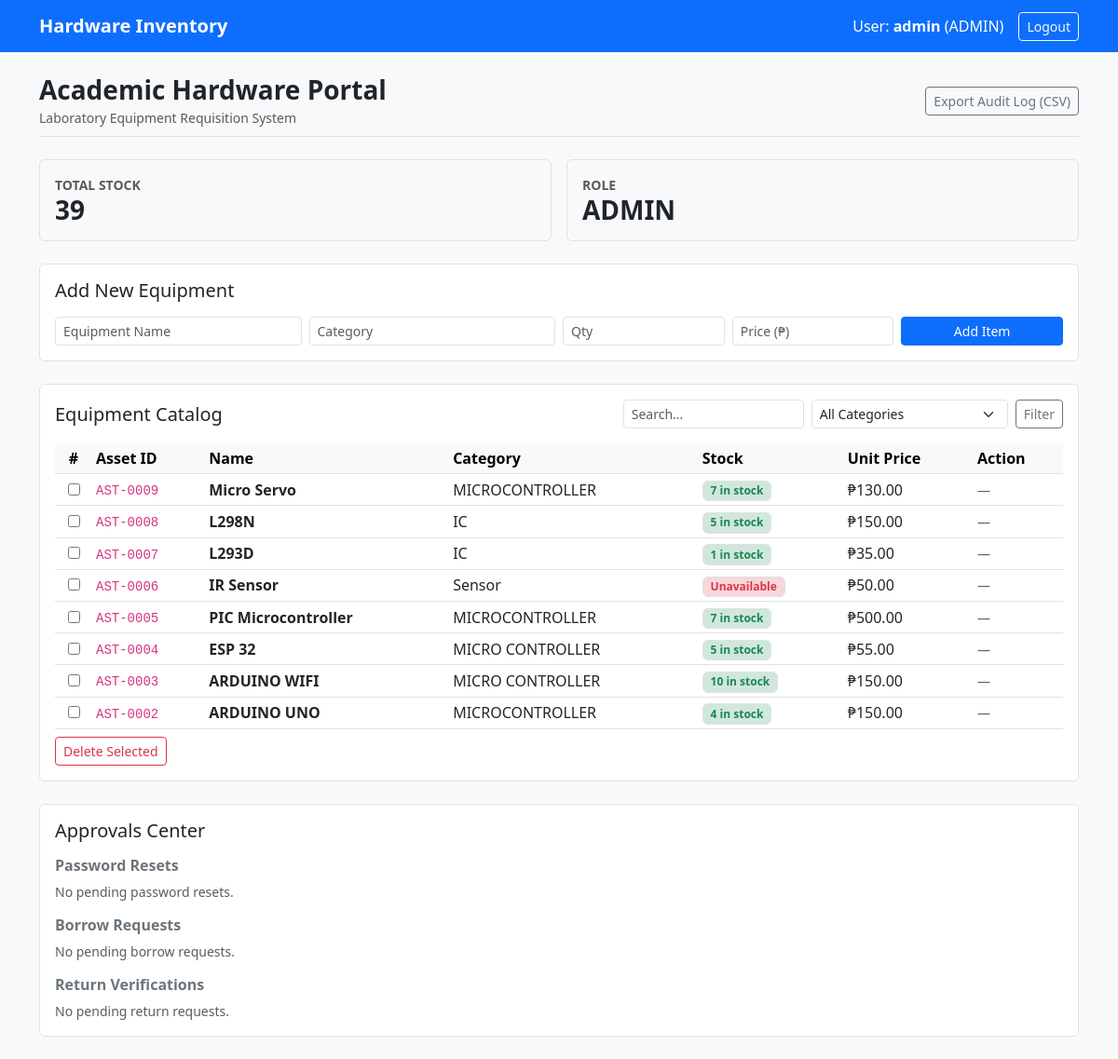
The app's page /dashboard (signed in) with its own data.
### tables this page shows
CREATE TABLE hardware (
                    item_id INTEGER PRIMARY KEY AUTOINCREMENT,
                    item_name TEXT UNIQUE NOT NULL,
                    category TEXT NOT NULL,
                    quantity INTEGER NOT NULL,
                    unit_price REAL NOT NULL,
                    status TEXT NOT NULL
                );

### app.py (the view)
    def wrapped(*args, **kwargs):
        if 'username' not in session:
            flash("Please log in first to access this page.", "warning")
            return redirect(url_for('login'))
        return f(*args, **kwargs)

### LaboratorySystem_Web_Lab1.py (called while the page is built)
    @classmethod
    def get_categories(cls):
        try:
            with sqlite3.connect(cls.db_name) as conn:
                cursor = conn.cursor()
                cursor.execute(
                    "SELECT DISTINCT category FROM hardware ORDER BY category"
                )
                return [row[0] for row in cursor.fetchall()]
        except sqlite3.Error:
            return []

    @classmethod
    def get_total_stocks(cls):
        try:
            with sqlite3.connect(cls.db_name) as conn:
                cursor = conn.cursor()
                cursor.execute("SELECT COALESCE(SUM(quantity), 0) FROM hardware")
                return cursor.fetchone()[0]
        except sqlite3.Error:
            return 0

    @classmethod
    def fetch_pending_resets(cls):
        try:
            with sqlite3.connect(cls.db_name) as conn:
                cursor = conn.cursor()
                cursor.execute(
                    "SELECT request_id, username, email, timestamp "
                    "FROM reset_requests WHERE status = 'PENDING' "
                    "ORDER BY request_id DESC"
                )
                return cursor.fetchall()
        except sqlite3.Error:
            return []

    @classmethod
    def fetch_pending_borrows(cls):
        return InventoryController.fetch_borrows(status="PENDING_BORROW")

    @classmethod
    def fetch_pending_returns(cls):
        return InventoryController.fetch_borrows(status="RETURN_PENDING")

### app.py (called while the page is built)
def login_required(f):
    def wrapped(*args, **kwargs):
        if 'username' not in session:
            flash("Please log in first to access this page.", "warning")
            return redirect(url_for('login'))
        return f(*args, **kwargs)
    wrapped.__name__ = f.__name__
    return wrapped

### templates/dashboard.html (shortened to what this page needs)
{% extends "base.html" %}
{% block content %}
<div class="d-flex justify-content-between align-items-center mb-4 pb-2 border-bottom">
    <div>
        <h3 class="mb-0 fw-bold">Academic Hardware Portal</h3>
        <small class="text-muted">Laboratory Equipment Requisition System</small>
    </div>
    {% if session.role == 'ADMIN' %}
    <a href="{{ url_for('export_csv') }}" class="btn btn-outline-secondary btn-sm">
        Export Audit Log (CSV)
    </a>
    {% endif %}
</div>
<div class="row g-3 mb-4">
    <div class="col-6">
        <div class="p-3 border rounded bg-light">
            <div class="text-muted small text-uppercase fw-semibold">Total Stock</div>
            <div class="h3 mb-0 fw-bold">{{ total_stocks }}</div>
        </div>
    </div>
    <div class="col-6">
        <div class="p-3 border rounded bg-light">
            <div class="text-muted small text-uppercase fw-semibold">Role</div>
            <div class="h3 mb-0 fw-bold">{{ session.role }}</div>
        </div>
    </div>
</div>
{% if session.role == 'ADMIN' %}
<div class="card p-3 mb-4 border">
    <h5 class="card-title mb-3">Add New Equipment</h5>
    <form action="{{ url_for('add_item') }}" method="POST" class="row g-2">
        <div class="col-md-3">
            <input type="text" name="item_name" class="form-control form-control-sm" placeholder="Equipment Name" required>
        </div>
        <div class="col-md-3">
            <input type="text" name="category" class="form-control form-control-sm" placeholder="Category" required>
        </div>
        <div class="col-md-2">
            <input type="number" name="quantity" class="form-control form-control-sm" placeholder="Qty" min="0" required>
        </div>
        <div class="col-md-2">
            <input type="number" step="0.01" name="unit_price" class="form-control form-control-sm" placeholder="Price (₱)" min="0" required>
        </div>
        <div class="col-md-2">
            <button type="submit" class="btn btn-primary btn-sm w-100">Add Item</button>
        </div>
    </form>
</div>
{% endif %}
<div class="card p-3 mb-4 border">
    <div class="d-flex justify-content-between align-items-center mb-3">
        <h5 class="mb-0">Equipment Catalog</h5>
        <form method="GET" action="{{ url_for('dashboard') }}" class="d-flex gap-2">
            <input type="text" name="search" class="form-control form-control-sm" placeholder="Search..." value="{{ search }}">
            <select name="category" class="form-select form-select-sm">
                <option value="ALL">All Categories</option>
            </select>
            <button type="submit" class="btn btn-sm btn-outline-secondary">Filter</button>
        </form>
    </div>
    {% if session.role == 'ADMIN' %}
    <form action="{{ url_for('delete_items') }}" method="POST">
    {% endif %}
        <div class="table-responsive">
            <table class="table table-hover table-sm align-middle mb-0">
                <thead class="table-light">
                    <tr>
                        {% if session.role == 'ADMIN' %}
                        <th class="text-center" style="width: 40px;">#</th>
                        {% endif %}
                        <th>Asset ID</th>
                        <th>Name</th>
                        <th>Category</th>
                        <th>Stock</th>
                        <th>Unit Price</th>
                        <th>Action</th>
                    </tr>
                </thead>
                <tbody>
                    {% for item in items %}
                    <tr>
                        {% if session.role == 'ADMIN' %}
                        <td class="text-center">
                            <input type="checkbox" name="selected_items" value="{{ item[0] }}">
                        </td>
                        {% endif %}
                        <td><code>AST-{{ "%04d"|format(item[0]) }}</code></td>
                        <td><strong>{{ item[1] }}</strong></td>
                        <td>{{ item[2] }}</td>
                        <td>
                            {% if item[3] > 0 %}
                                <span class="badge bg-success-subtle text-success border">{{ item[3] }} in stock</span>
                            {% else %}
                                <span class="badge bg-danger-subtle text-danger border">Unavailable</span>
                            {% endif %}
                        </td>
                        <td>₱{{ "%.2f"|format(item[4]) }}</td>
                        <td>
                            {% if session.role != 'ADMIN' %}
                            <form action="{{ url_for('borrow_item') }}" method="POST" class="d-flex gap-1 align-items-center">
                                <input type="hidden" name="item_id" value="{{ item[0] }}">
                                <input type="text" name="student_number" class="form-control form-control-sm" placeholder="Student No." value="{{ session.get('student_number', '') }}" required style="max-width: 120px;">
                                <input type="number" name="quantity" value="1" min="1" max="{{ item[3] }}" class="form-control form-control-sm" style="width: 55px;">
                                <button type="submit" class="btn btn-sm btn-primary" {% if item[3] < 1 %}disabled{% endif %}>Borrow</button>
                            </form>
                            {% else %}
                            <span class="text-muted small">—</span>
                            {% endif %}
                        </td>
                    </tr>
                    {% endfor %}
                </tbody>
            </table>
        </div>
        {% if session.role == 'ADMIN' %}
        <div class="mt-2">
            <button type="submit" class="btn btn-outline-danger btn-sm" onclick="return confirm('Delete selected items?')">
                Delete Selected
            </button>
        </div>
    </form>
    {% endif %}
</div>
{% if session.role == 'ADMIN' %}
<div class="card p-3 mb-4 border">
    <h5 class="mb-3">Approvals Center</h5>
    <h6 class="fw-bold mb-2 text-secondary">Password Resets</h6>
    {% if pending_resets %}
    <form action="{{ url_for('process_resets') }}" method="POST" class="mb-4">
        <div class="table-responsive mb-2">
            <table class="table table-sm align-middle mb-0">
                <thead class="table-light">
                    <tr>
                        <th class="text-center" style="width: 40px;">#</th>
                        <th>Req ID</th>
                        <th>Username</th>
                        <th>Email</th>
                        <th>Timestamp</th>
                    </tr>
                </thead>
                <tbody>
                    {% for reset in pending_resets %}
                    <tr>
                        <td class="text-center">
                            <input type="checkbox" name="selected_resets" value="{{ reset[0] }}">
                        </td>
                        <td><code>RST-{{ reset[0] }}</code></td>
                        <td><strong>{{ reset[1] }}</strong></td>
                        <td>{{ reset[2] }}</td>
                        <td><small class="text-muted">{{ reset[3] }}</small></td>
                    </tr>
                    {% endfor %}
                </tbody>
            </table>
        </div>
        <button type="submit" name="action" value="approve" class="btn btn-sm btn-success">Approve Selected</button>
        <button type="submit" name="action" value="reject" class="btn btn-sm btn-outline-danger">Reject Selected</button>
    </form>
    {% else %}
    <p class="text-muted small mb-3">No pending password resets.</p>
    {% endif %}
    <h6 class="fw-bold mb-2 text-secondary">Borrow Requests</h6>
    {% if pending_borrows %}
    <div class="table-responsive mb-4">
        <table class="table table-sm align-middle mb-0">
            <thead class="table-light">
                <tr>
                    <th>Log ID</th>
                    <th>User</th>
                    <th>Student No.</th>
                    <th>Item</th>
                    <th>Qty</th>
                    <th>Date</th>
                    <th>Action</th>
                </tr>
            </thead>
            <tbody>
                {% for loan in pending_borrows %}
                <tr>
                    <td><code>#{{ loan[0] }}</code></td>
                    <td><strong>{{ loan[1] }}</strong></td>
                    <td>{{ loan[2] }}</td>
                    <td>{{ loan[4] }}</td>
                    <td>{{ loan[5] }}</td>
                    <td><small class="text-muted">{{ loan[6] }}</small></td>
                    <td>
                        <a href="{{ url_for('approve_borrow', log_id=loan[0]) }}" class="btn btn-sm btn-success">Approve</a>
                        <a href="{{ url_for('reject_borrow', log_id=loan[0]) }}" class="btn btn-sm btn-outline-danger">Reject</a>
                    </td>
                </tr>
                {% endfor %}
            </tbody>
        </table>
    </div>
    {% else %}
    <p class="text-muted small mb-3">No pending borrow requests.</p>
    {% endif %}
    <h6 class="fw-bold mb-2 text-secondary">Return Verifications</h6>
    {% if pending_returns %}
    <div class="table-responsive">
        <table class="table table-sm align-middle mb-0">
            <thead class="table-light">
                <tr>
                    <th>Log ID</th>
                    <th>User</th>
                    <th>Student No.</th>
                    <th>Item</th>
                    <th>Qty</th>
                    <th>Action</th>
                </tr>
            </thead>
            <tbody>
                {% for ret in pending_returns %}
                <tr>
                    <td><code>#{{ ret[0] }}</code></td>
                    <td><strong>{{ ret[1] }}</strong></td>
                    <td>{{ ret[2] }}</td>
                    <td>{{ ret[4] }}</td>
                    <td>{{ ret[5] }}</td>
                    <td>
                        <a href="{{ url_for('approve_return', log_id=ret[0]) }}" class="btn btn-sm btn-success">Verify Return</a>
                        <a href="{{ url_for('reject_return', log_id=ret[0]) }}" class="btn btn-sm btn-outline-danger">Reject</a>
                    </td>
                </tr>
                {% endfor %}
            </tbody>
        </table>
    </div>
    {% else %}
    <p class="text-muted small mb-0">No pending return requests.</p>
    {% endif %}
</div>
{% endif %}
{% endblock %}

### templates/base.html (shortened to what this page needs)
<!DOCTYPE html>
<html lang="en">
<head>
    <link rel="stylesheet" href="https://cdn.jsdelivr.net/npm/bootstrap@5.3.0/dist/css/bootstrap.min.css">
</head>
<body class="bg-light">
    <nav class="navbar navbar-expand-lg navbar-dark bg-primary mb-4">
        <div class="container">
            <a class="navbar-brand fw-bold" href="{{ url_for('dashboard') }}">Hardware Inventory</a>
            {% if session.get('username') %}
            <div class="d-flex align-items-center text-white">
                <span class="me-3">User: <strong>{{ session.username }}</strong> ({{ session.role }})</span>
                <a href="{{ url_for('logout') }}" class="btn btn-outline-light btn-sm">Logout</a>
            </div>
            {% endif %}
        </div>
    </nav>
    <div class="container">
        {% block content %}{% endblock %}
    </div>
</body>
</html>

### records on screen
hardware: item_id "0009", item_name "Micro Servo", category "MICROCONTROLLER", quantity "7", unit_price "130.00"
hardware: item_id "0008", item_name "L298N", category "IC", quantity "5", unit_price "150.00"
hardware: item_id "0007", item_name "L293D", category "IC", quantity "1", unit_price "35.00"
hardware: item_id "0006", item_name "IR Sensor", category "Sensor", quantity "Unavailable", unit_price "50.00"
hardware: item_id "0005", item_name "PIC Microcontroller", category "MICROCONTROLLER", quantity "7", unit_price "500.00"
hardware: item_id "0004", item_name "ESP 32", category "MICRO CONTROLLER", quantity "5", unit_price "55.00"
hardware: item_id "0003", item_name "ARDUINO WIFI", category "MICRO CONTROLLER", quantity "10", unit_price "150.00"
hardware: item_id "0002", item_name "ARDUINO UNO", category "MICROCONTROLLER", quantity "4", unit_price "150.00"

### other values on screen
{{ session.username }} "admin"
{{ session.role }} "ADMIN"
{{ total_stocks }} "39"
